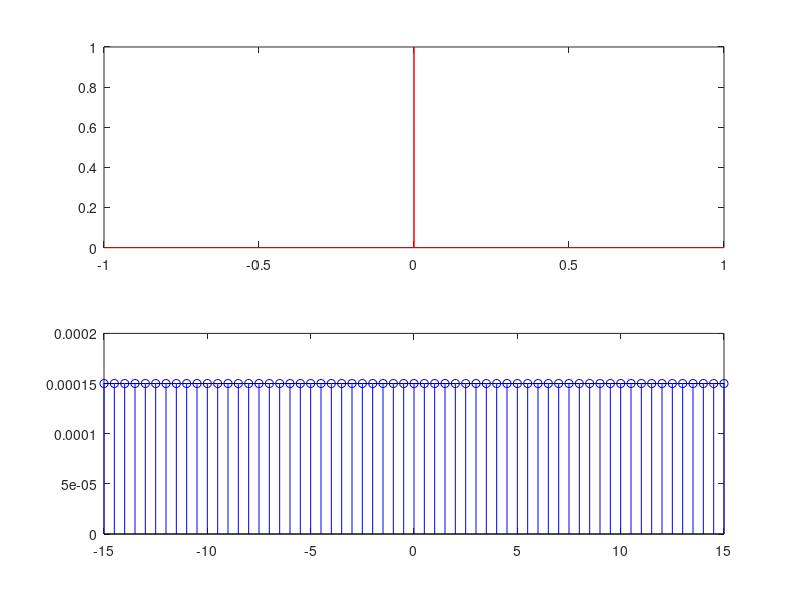

The MATLAB script that drew this image:
clear all
close all

sr = 10000; %Sample Rate
pc = 1/sr;

durBig = 2; %sec
durSmall = 2*pc; % durata della finestra
SmallOffSet = durBig/2-pc; % inizio della finestra 

dSS = floor(durSmall*sr); %duarata in campioni della finstra (dur Small Sample)
dSO = floor(SmallOffSet*sr); %OffSet in campioni della finestra

t = [-durBig/2:pc:(durBig/2)-pc]; %array tempo

% generazione della finestra y 
y = zeros(1, size(t, 2));
y(dSO:dSO+dSS) = 1;

winSize = floor(durBig*sr);
binSize = sr/winSize;

F = [-winSize/2:binSize:(winSize/2)-binSize];

% DFT della finestra
for k = 1:size(F, 2);
fa = F(k)*2*pi;
za = e.^(-i*fa*t);
ya = y.*za;
dft(k) = abs(sum(ya))/size(ya, 2);
end

subplot(2, 1, 1)
plot(t, y, 'r')
subplot(2, 1, 2)
plot(F, dft, 'k')
hold on
stem(F, dft, 'b')
axis([-15 15])
hold off
